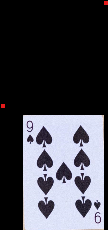
#> input picture project/test.png, 108 x 230 px
$ python -i extraction_utils.py   (imports and definitions only)   (older library calls are emulated)
#> lines starting #> are read from the running program, lines starting #| are printed output that depends on the picture; after the words box and inside, x2 and y2 are one past the last pixel; in counts of white or black regions, pixels touching at a corner belong together
#> further down, picture is the input picture: shape (230, 108, 3); mean B, G, R 77.7, 69.9, 69.4
# TODO: modify and clean code with comments and type hint
# inspired from https://github.com/geaxgx/playing-card-detection/
import cv2
import numpy as np
import matplotlib.pyplot as plt
import matplotlib.patches as patches

#%% card parameters
cardW = 57
cardH = 87
cornerXmin = 2
cornerXmax = 10.5
cornerYmin = 2.5
cornerYmax = 23

# We convert the measures from mm to pixels: multiply by an arbitrary factor 'zoom'
# You shouldn't need to change this
zoom = 4
# [2 lines not run here, left out]
cornerXmin = int(cornerXmin * zoom)
cornerXmax = int(cornerXmax * zoom)
cornerYmin = int(cornerYmin * zoom)
cornerYmax = int(cornerYmax * zoom)

refCard = np.array([[0, 0], [cardW, 0], [cardW, cardH], [0, cardH]], dtype=np.float32)
refCardRot = np.array(
    [[cardW, 0], [cardW, cardH], [0, cardH], [0, 0]], dtype=np.float32
)

#%% construct alphamask
# clean the border of the detected cards
# make that border transparent. Cards are not perfect rectangles because corners are rounded. We need to make transparent the zone between the real card and its bounding rectangle, otherwise this zone will be visible in the final generated images of the dataset
bord_size = 2  # bord_size alpha=0
alphamask = np.ones((cardH, cardW), dtype=np.uint8) * 255
# [11 lines not run here, left out]
# plt.figure(figsize=(10, 10))
# plt.imshow(alphamask)


def display_img(img, polygons=[], channels="bgr", size=9):
    """
    Function to display an inline image, and draw optional polygons (bounding boxes, convex hulls) on it.
    Use the param 'channels' to specify the order of the channels ("bgr" for an image coming from OpenCV world)
    """
    if not isinstance(polygons, list):
        polygons = [polygons]
    if channels == "bgr":  # bgr (cv2 image)
        nb_channels = img.shape[2]
        if nb_channels == 4:
            img = cv2.cvtColor(img, cv2.COLOR_BGRA2RGBA)
        else:
            img = cv2.cvtColor(img, cv2.COLOR_BGR2RGB)
    fig, ax = plt.subplots(figsize=(size, size))
    ax.set_facecolor((0, 0, 0))
    ax.imshow(img)
    for polygon in polygons:
        # An polygon has either shape (n,2),
        # either (n,1,2) if it is a cv2 contour (like convex hull).
        # In the latter case, reshape in (n,2)
        if len(polygon.shape) == 3:
            polygon = polygon.reshape(-1, 2)
        patch = patches.Polygon(polygon, linewidth=1, edgecolor='g', facecolor='none')
        ax.add_patch(patch)


def varianceOfLaplacian(img):
    """
    Compute the Laplacian of the image and then return the focus
    measure, which is simply the variance of the Laplacian
    Source: A.Rosebrock, https://www.pyimagesearch.com/2015/09/07/blur-detection-with-opencv/
    """
    return cv2.Laplacian(img, cv2.CV_64F).var()


def extract_card(img, output_fn=None, min_focus=120, debug=False):
    """ """
#> called with min_focus = 120, debug = False

    imgwarp = None

    # Check the image is not too blurry
    focus = varianceOfLaplacian(img)
#> focus = 4250.3
    if focus < min_focus:
        # if debug:
        print("Focus too low :", focus)
        return False, None

    # Convert in gray color
    gray = cv2.cvtColor(img, cv2.COLOR_BGR2GRAY)
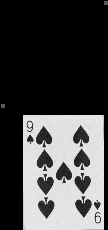
#> gray: shape (230, 108); min 0, max 241, mean 70.7

    # Noise-reducing and edge-preserving filter
    gray = cv2.bilateralFilter(gray, 11, 17, 17)

    # Edge extraction
    edge = cv2.Canny(gray, 30, 200)
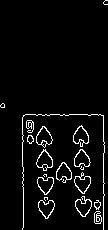
#> edge: shape (230, 108); 4.8% white in thin lines or dots

    # Find the contours in the edged image
    cnts, _ = cv2.findContours(edge.copy(), cv2.RETR_EXTERNAL, cv2.CHAIN_APPROX_SIMPLE)
#> cnts = 19 contours, 6 with area under 20; largest, box (x1, y1, x2, y2) and area: (36, 149, 53, 171) 214, (36, 126, 53, 148) 210, (73, 125, 89, 147) 202, (74, 172, 91, 194) 194, (38, 200, 55, 219) 192

    # We suppose that the contour with largest area corresponds to the contour delimiting the card
    cnt = sorted(cnts, key=cv2.contourArea, reverse=True)[0]
#> cnt = contour of 31 points, box (x1, y1, x2, y2) (36, 149, 53, 171), area 214

    # We want to check that 'cnt' is the contour of a rectangular shape
    # First, determine 'box', the minimum area bounding rectangle of 'cnt'
    # Then compare area of 'cnt' and area of 'box'
    # Both areas sould be very close
    rect = cv2.minAreaRect(cnt)
#> rect = ((43.4, 160.7), (16.6, 19.2), -36.87)
    box = cv2.boxPoints(rect)
#> box = [[42.52, 173.4], [31, 158], [44.28, 148], [55.8, 163.4]]
    box = np.int0(box)
#> box = [[42, 173], [30, 158], [44, 148], [55, 163]]
    areaCnt = cv2.contourArea(cnt)
#> areaCnt = 213.5
    areaBox = cv2.contourArea(box)
#> areaBox = 317.5
    valid = areaCnt / areaBox > 0.95
#> valid = False

    if valid:
        # We want transform the zone inside the contour into the reference rectangle of dimensions (cardW,cardH)
        ((xr, yr), (wr, hr), thetar) = rect
        # Determine 'Mp' the transformation that transforms 'box' into the reference rectangle
        if wr > hr:
            Mp = cv2.getPerspectiveTransform(np.float32(box), refCard)
        else:
            Mp = cv2.getPerspectiveTransform(np.float32(box), refCardRot)
        # Determine the warped image by applying the transformation to the image
        imgwarp = cv2.warpPerspective(img, Mp, (cardW, cardH))
        # Add alpha layer
        imgwarp = cv2.cvtColor(imgwarp, cv2.COLOR_BGR2BGRA)

        # Shape of 'cnt' is (n,1,2), type=int with n = number of points
        # We reshape into (1,n,2), type=float32, before feeding to perspectiveTransform
        cnta = cnt.reshape(1, -1, 2).astype(np.float32)
        # Apply the transformation 'Mp' to the contour
        cntwarp = cv2.perspectiveTransform(cnta, Mp)
        cntwarp = cntwarp.astype(np.int)

        # We build the alpha channel so that we have transparency on the
        # external border of the card
        # First, initialize alpha channel fully transparent
        alphachannel = np.zeros(imgwarp.shape[:2], dtype=np.uint8)
        # Then fill in the contour to make opaque this zone of the card
        cv2.drawContours(alphachannel, cntwarp, 0, 255, -1)

        # Apply the alphamask onto the alpha channel to clean it
        alphachannel = cv2.bitwise_and(alphachannel, alphamask)

        # Add the alphachannel to the warped image
        imgwarp[:, :, 3] = alphachannel

        # Save the image to file
        if output_fn is not None:
            cv2.imwrite(output_fn, imgwarp)

    if debug:
        cv2.imshow("Gray", gray)
        cv2.imshow("Canny", edge)
        edge_bgr = cv2.cvtColor(edge, cv2.COLOR_GRAY2BGR)
        cv2.drawContours(edge_bgr, [box], 0, (0, 0, 255), 3)
        cv2.drawContours(edge_bgr, [cnt], 0, (0, 255, 0), -1)
        cv2.imshow("Contour with biggest area", edge_bgr)
        if valid:
            cv2.imshow("Alphachannel", alphachannel)
            cv2.imshow("Extracted card", imgwarp)

    return valid, imgwarp

>>> import cv2
>>> picture = cv2.imread('test.png')
>>> result = extract_card(picture)
